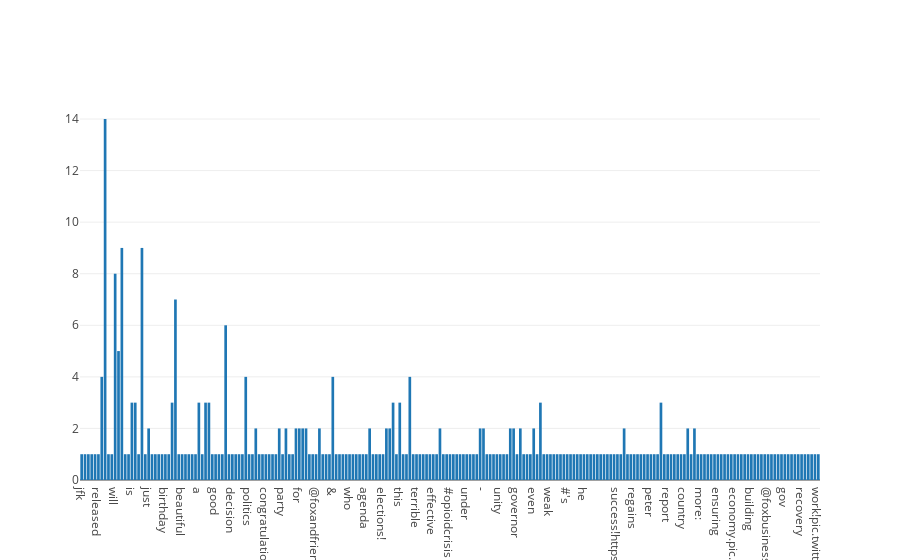

Notebook cell for this chart:
### Code cell
pyoff.iplot([go.Histogram(x=df_words['Word'])])

### Figure 1 — Plotly figure (JSON) as saved in the notebook; plotly's stock layout.template omitted (floating-point values rounded to 4 significant figures; data arrays with more than 128 entries replaced by an {"elided": "..."} marker saying what was removed)
{"data": [{"type": "histogram", "x": {"elided": "326 str values"}}], "layout": {}}
